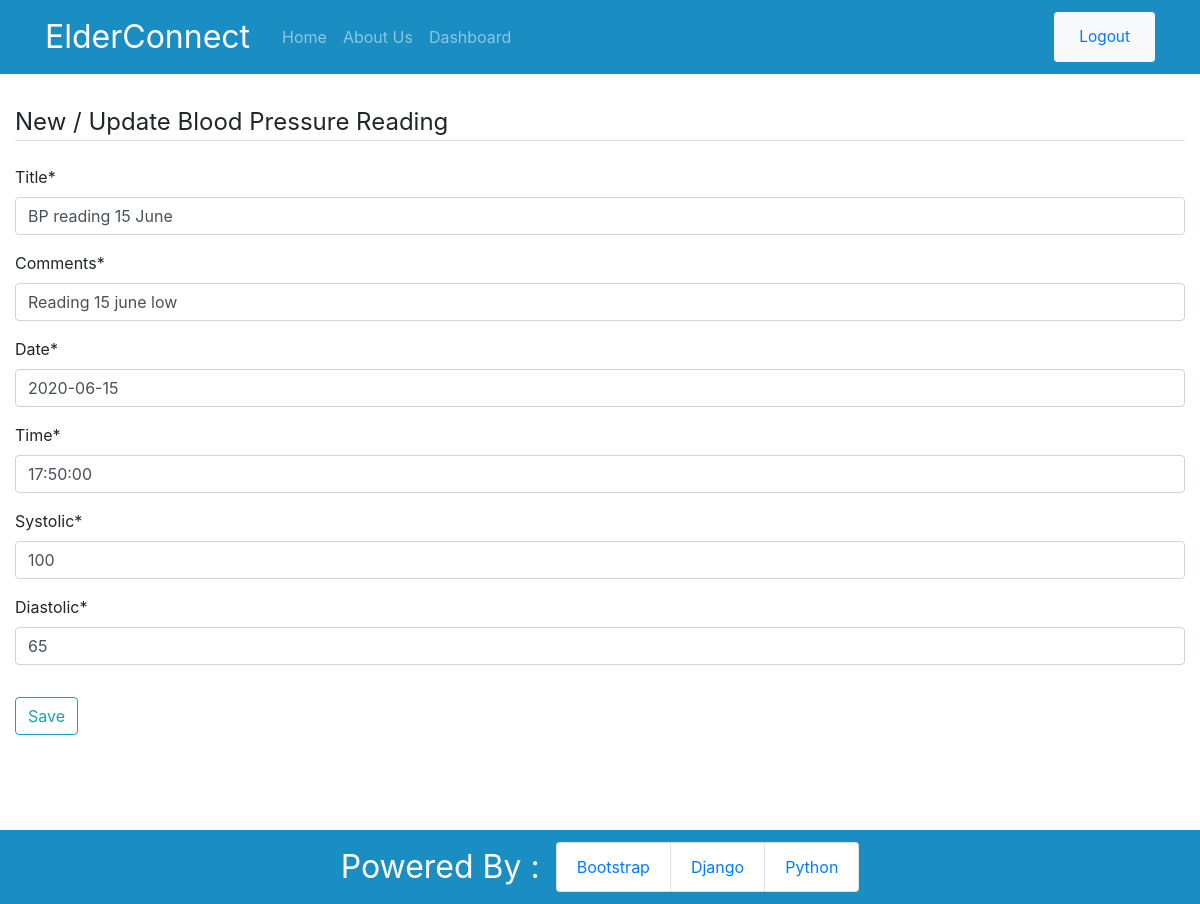
/blood-pressure/9/update/ (signed in), run on the app's committed database.
### app/models.py (models this page shows, shortened)
class BloodPressure(models.Model):
    title = models.CharField(max_length=100)
    comments = models.CharField(max_length=300)
    date = models.DateField(default=date.today)
    time = models.TimeField()
    systolic = models.PositiveIntegerField(validators=[MaxValueValidator(200)])
    diastolic = models.PositiveIntegerField(validators=[MaxValueValidator(150)])
    user = models.ForeignKey(User, on_delete=models.CASCADE)

### app/views.py (the view, shortened to what this page needs)
# urls.py: path('blood-pressure/<int:pk>/update/', views.BPUpdateView.as_view(), name='web-bp-update'),
class BPUpdateView(LoginRequiredMixin, UserPassesTestMixin, UpdateView):
    model = BloodPressure
    fields = ['title', 'comments', 'date', 'time', 'systolic', 'diastolic']
    def test_func(self):
        bp = self.get_object()
        if self.request.user == bp.user:
            return True
        return False

### app/templates/app/bloodpressure_form.html (shortened to what this page needs)
{% extends 'app/base.html' %}
{% load crispy_forms_tags %}
{% block content %}
    <div class="bp-create">
        <form method="POST" enctype="multipart/form-data">
            <fieldset class="form-group">
                <legend class="border-bottom mb-4">New / Update Blood Pressure Reading</legend>
                {{ form|crispy }}
            </fieldset>
            <div class="form-group">
                <button class="btn btn-outline-info" type="submit">Save</button>
            </div>
        </form>
    </div>
{% endblock content %}

### app/static/app/main.css (style rules this page uses)
.base-body { margin-top: 6.5em; }

### data on the page
BloodPressure: title "BP reading 15 June", comments "Reading 15 june low", date "2020-06-15", time "17:50:00", systolic "100", diastolic "65"
